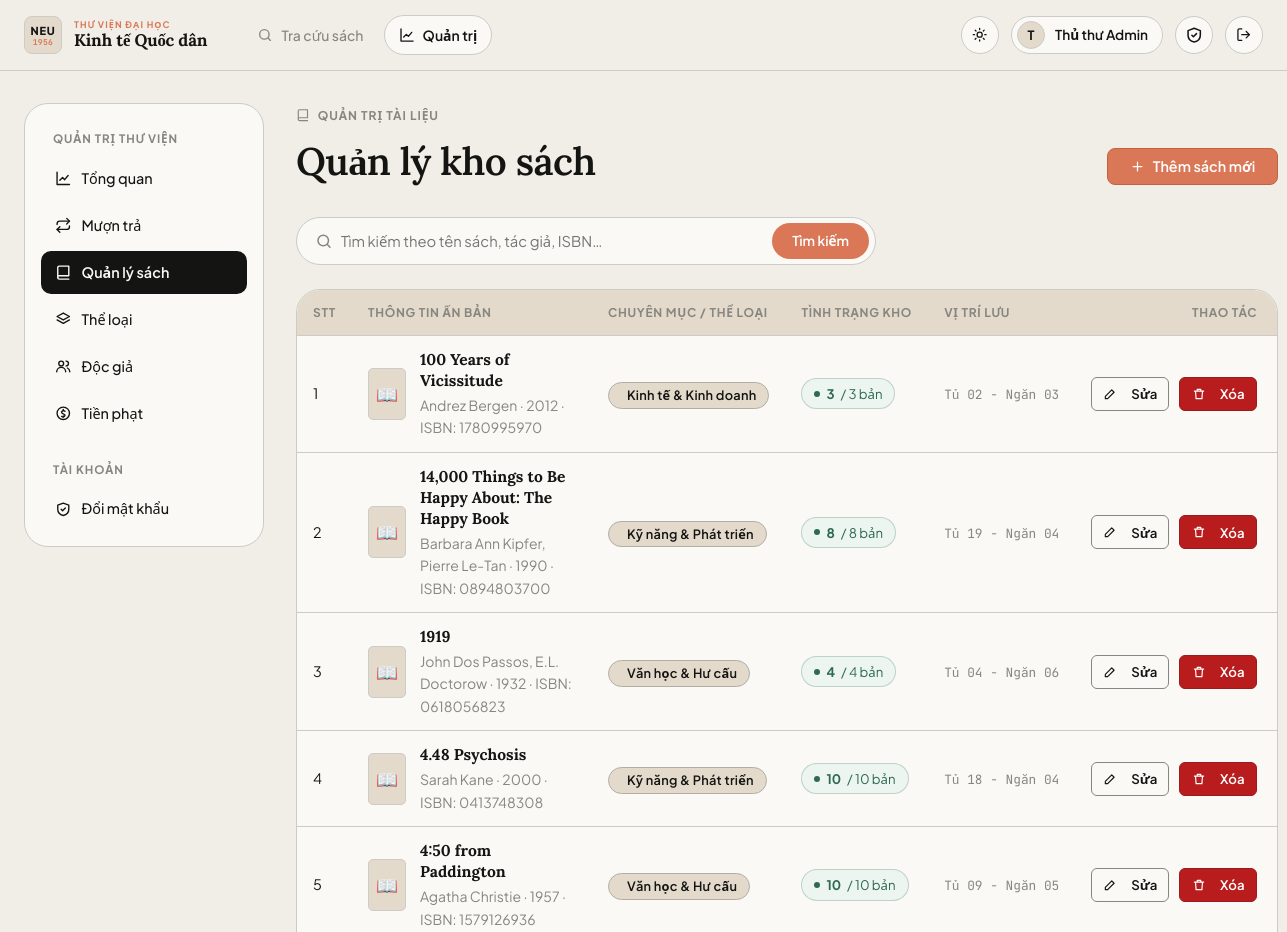
The app's page /admin/books (signed in, upper part), older data.
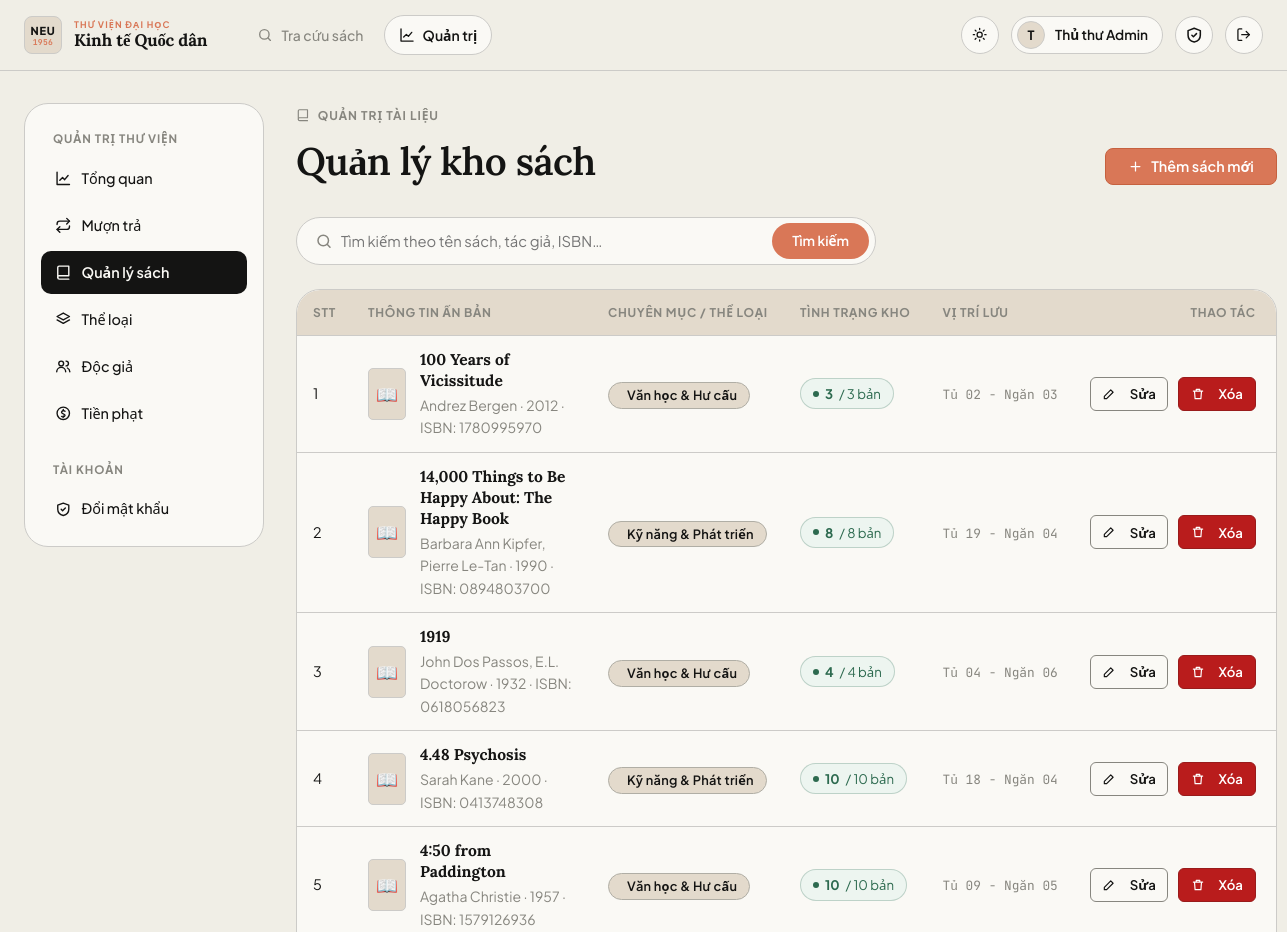
The same page, newer data.
### app/models.py (models this page shows, shortened)
class Book(db.Model):
    id = db.Column(db.Integer, primary_key=True)
    title = db.Column(db.String(200), nullable=False, index=True)
    author = db.Column(db.String(120), nullable=False)
    isbn = db.Column(db.String(20))
    publisher = db.Column(db.String(120))
    year = db.Column(db.Integer)
    description = db.Column(db.Text)
    cover_url = db.Column(db.String(500))          # URL ảnh bìa
    location = db.Column(db.String(20))            # Vị trí kệ, vd: "Tủ 03 - Ngăn 07"
    total_copies = db.Column(db.Integer, nullable=False, default=1)
    available_copies = db.Column(db.Integer, nullable=False, default=1)
    category_id = db.Column(db.Integer, db.ForeignKey("category.id"))
    category = db.relationship("Category", back_populates="books")
    loans = db.relationship("Loan", back_populates="book")

class Category(db.Model):
    id = db.Column(db.Integer, primary_key=True)
    name = db.Column(db.String(80), unique=True, nullable=False)
    books = db.relationship("Book", back_populates="category")

### app/blueprints/admin.py (the view)
@bp.route("/books")
@admin_required
def books():
    q = request.args.get("q", "").strip()
    page = request.args.get("page", 1, type=int)
    pagination = book_service.search_books(q=q, page=page, per_page=15)
    return render_template("admin/books.html", pagination=pagination)

### app/blueprints/admin.py (called while the page is built)
def admin_required(fn):
    @wraps(fn)
    @login_required
    def wrapper(*a, **kw):
        if not current_user.is_admin:
            abort(403)
        return fn(*a, **kw)
    return wrapper

### app/models.py (called while the page is built)
@login_manager.user_loader
def load_user(user_id):
    return db.session.get(User, int(user_id))

    @property
    def is_active(self):  # Flask-Login: tài khoản bị khoá không đăng nhập được
        return self.active

    @property
    def is_admin(self):
        return self.role == ROLE_ADMIN

### app/services/book_service.py (called while the page is built)
def search_books(q="", category_id=None, only_available=False, page=1, per_page=9):
    query = Book.query
    if q:
        like = f"%{q}%"
        query = query.filter(db.or_(Book.title.ilike(like), Book.author.ilike(like),
                                    Book.isbn.ilike(like)))
    if category_id:
        query = query.filter(Book.category_id == category_id)
    if only_available:
        query = query.filter(Book.available_copies > 0)
    return query.order_by(Book.title).paginate(page=page, per_page=per_page, error_out=False)

### app/templates/admin/books.html (shortened to what this page needs)
{% extends "admin/_layout.html" %}
{% from "macros.html" import csrf, icon, pager, empty %}
{% block admin_content %}
<div class="page-head" data-reveal>
  <div>
    <span class="eyebrow">{{ icon('book') }} Quản trị tài liệu</span>
    <h1 class="mt-1">Quản lý kho sách</h1>
  </div>
  <a class="btn btn-primary" href="{{ url_for('admin.book_new') }}">{{ icon('plus') }} Thêm sách mới</a>
</div>
<div class="admin-toolbar" data-reveal>
  <form class="search-form-admin" method="get">
    <span class="search-icon">{{ icon('search') }}</span>
    <input name="q" value="{{ request.args.q or '' }}" class="input input-search-admin" placeholder="Tìm kiếm theo tên sách, tác giả, ISBN…">
    <button class="btn btn-search-admin" type="submit">Tìm kiếm</button>
  </form>
</div>
{% if pagination.items %}
<div class="table-wrap" data-reveal>
  <table class="table table-books">
    <thead>
      <tr>
        <th class="col-stt">STT</th>
        <th style="min-width: 240px;">Thông tin ấn bản</th>
        <th style="min-width: 140px;">Chuyên mục / Thể loại</th>
        <th style="min-width: 130px;">Tình trạng kho</th>
        <th style="min-width: 110px;">Vị trí lưu</th>
        <th class="text-right" style="min-width: 170px; padding-right: 20px;">Thao tác</th>
      </tr>
    </thead>
    <tbody>
    {% for b in pagination.items %}
    <tr>
      <td class="col-stt muted">{{ (pagination.page - 1) * pagination.per_page + loop.index }}</td>
      <td>
        <div class="book-media-cell">
          <div class="book-mini-cover">
          </div>
          <div class="book-info-col">
            <div class="book-admin-title">
              <a href="{{ url_for('main.book_detail', book_id=b.id) }}" target="_blank" title="Xem trang độc giả"><b>{{ b.title }}</b></a>
            </div>
            <div class="small muted">{{ b.author }}{% if b.year %} · {{ b.year }}{% endif %}{% if b.isbn %} · ISBN: {{ b.isbn }}{% endif %}</div>
          </div>
        </div>
      </td>
      <td>
        {% if b.category %}
          <span class="badge badge-category">
            {{ b.category.name }}
          </span>
        {% else %}
          <span class="badge badge-secondary">Chưa phân loại</span>
        {% endif %}
      </td>
      <td>
        <div class="stock-pill {{ 'stock-ok' if b.available_copies > 0 else 'stock-out' }}">
          <span class="stock-dot"></span>
          <b>{{ b.available_copies }}</b> / {{ b.total_copies }} bản
        </div>
      </td>
      <td>
        <span class="location-tag">{{ b.location or 'Kho tổng hợp' }}</span>
      </td>
      <td class="text-right">
        <div class="row-actions">
          <a class="btn btn-ghost btn-sm btn-action-book" href="{{ url_for('admin.book_edit', book_id=b.id) }}" title="Chỉnh sửa thông tin">{{ icon('edit') }} Sửa</a>
          <form method="post" action="{{ url_for('admin.book_delete', book_id=b.id) }}" data-confirm="Xác nhận xoá sách “{{ b.title }}”? Thao tác này sẽ xoá vĩnh viễn sách khỏi hệ thống.">
            <button class="btn btn-danger btn-sm btn-action-book" title="Xóa sách">{{ icon('trash') }} Xóa</button>
          </form>
        </div>
      </td>
    </tr>
    {% endfor %}
    </tbody>
  </table>
</div>
{% else %}
<div class="card empty-card">{{ empty('📚', 'Chưa có ấn bản phù hợp', 'Bấm “Thêm sách mới” hoặc tìm kiếm với từ khóa khác.') }}</div>
{% endif %}
{% endblock %}

### app/templates/macros.html (shortened to what this page needs)
{% macro icon(name) %}<svg class="icon" viewBox="0 0 24 24" aria-hidden="true">{{ _icons[name]|safe }}</svg>{% endmacro %}

Row changes from the older to the newer data that the page shows:
changed Book "100 Years of Vicissitude": category.name "Kinh tế & Kinh doanh" → "Văn học & Hư cấu"
